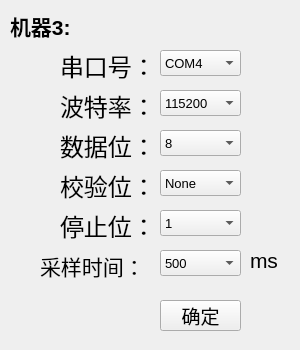
<?xml version="1.0" encoding="UTF-8"?>
<ui version="4.0">
 <class>comSet3</class>
 <widget class="QWidget" name="comSet3">
  <property name="geometry">
   <rect>
    <x>0</x>
    <y>0</y>
    <width>300</width>
    <height>350</height>
   </rect>
  </property>
  <property name="windowTitle">
   <string>Form</string>
  </property>
  <widget class="QLabel" name="label_5">
   <property name="geometry">
    <rect>
     <x>60</x>
     <y>210</y>
     <width>91</width>
     <height>31</height>
    </rect>
   </property>
   <property name="font">
    <font>
     <pointsize>18</pointsize>
    </font>
   </property>
   <property name="text">
    <string>停止位：</string>
   </property>
  </widget>
  <widget class="QLabel" name="label_6">
   <property name="geometry">
    <rect>
     <x>40</x>
     <y>250</y>
     <width>111</width>
     <height>31</height>
    </rect>
   </property>
   <property name="font">
    <font>
     <pointsize>16</pointsize>
    </font>
   </property>
   <property name="text">
    <string>采样时间：</string>
   </property>
  </widget>
  <widget class="QComboBox" name="PortBox5">
   <property name="geometry">
    <rect>
     <x>160</x>
     <y>210</y>
     <width>81</width>
     <height>26</height>
    </rect>
   </property>
   <property name="font">
    <font>
     <pointsize>10</pointsize>
    </font>
   </property>
   <item>
    <property name="text">
     <string>1</string>
    </property>
   </item>
   <item>
    <property name="text">
     <string>0</string>
    </property>
   </item>
  </widget>
  <widget class="QLabel" name="label">
   <property name="geometry">
    <rect>
     <x>60</x>
     <y>50</y>
     <width>91</width>
     <height>31</height>
    </rect>
   </property>
   <property name="font">
    <font>
     <pointsize>18</pointsize>
    </font>
   </property>
   <property name="text">
    <string>串口号：</string>
   </property>
  </widget>
  <widget class="QLabel" name="label1_10">
   <property name="geometry">
    <rect>
     <x>10</x>
     <y>10</y>
     <width>91</width>
     <height>31</height>
    </rect>
   </property>
   <property name="font">
    <font>
     <pointsize>16</pointsize>
     <italic>false</italic>
     <bold>true</bold>
    </font>
   </property>
   <property name="text">
    <string>机器3:</string>
   </property>
  </widget>
  <widget class="QLabel" name="label_7">
   <property name="geometry">
    <rect>
     <x>250</x>
     <y>250</y>
     <width>91</width>
     <height>21</height>
    </rect>
   </property>
   <property name="font">
    <font>
     <pointsize>16</pointsize>
    </font>
   </property>
   <property name="text">
    <string>ms</string>
   </property>
  </widget>
  <widget class="QLabel" name="label_2">
   <property name="geometry">
    <rect>
     <x>60</x>
     <y>90</y>
     <width>91</width>
     <height>31</height>
    </rect>
   </property>
   <property name="font">
    <font>
     <pointsize>18</pointsize>
    </font>
   </property>
   <property name="text">
    <string>波特率：</string>
   </property>
  </widget>
  <widget class="QComboBox" name="PortBox4">
   <property name="geometry">
    <rect>
     <x>160</x>
     <y>170</y>
     <width>81</width>
     <height>26</height>
    </rect>
   </property>
   <property name="font">
    <font>
     <pointsize>10</pointsize>
    </font>
   </property>
   <item>
    <property name="text">
     <string>None</string>
    </property>
   </item>
  </widget>
  <widget class="QPushButton" name="pushButton">
   <property name="geometry">
    <rect>
     <x>160</x>
     <y>300</y>
     <width>81</width>
     <height>31</height>
    </rect>
   </property>
   <property name="font">
    <font>
     <pointsize>14</pointsize>
    </font>
   </property>
   <property name="text">
    <string>确定</string>
   </property>
  </widget>
  <widget class="QComboBox" name="PortBox3">
   <property name="geometry">
    <rect>
     <x>160</x>
     <y>130</y>
     <width>81</width>
     <height>26</height>
    </rect>
   </property>
   <property name="font">
    <font>
     <pointsize>10</pointsize>
    </font>
   </property>
   <item>
    <property name="text">
     <string>8</string>
    </property>
   </item>
  </widget>
  <widget class="QLabel" name="label_4">
   <property name="geometry">
    <rect>
     <x>60</x>
     <y>170</y>
     <width>91</width>
     <height>31</height>
    </rect>
   </property>
   <property name="font">
    <font>
     <pointsize>18</pointsize>
    </font>
   </property>
   <property name="text">
    <string>校验位：</string>
   </property>
  </widget>
  <widget class="QComboBox" name="PortBox6">
   <property name="geometry">
    <rect>
     <x>160</x>
     <y>250</y>
     <width>81</width>
     <height>26</height>
    </rect>
   </property>
   <property name="font">
    <font>
     <pointsize>10</pointsize>
    </font>
   </property>
   <item>
    <property name="text">
     <string>500</string>
    </property>
   </item>
   <item>
    <property name="text">
     <string>100</string>
    </property>
   </item>
   <item>
    <property name="text">
     <string>200</string>
    </property>
   </item>
   <item>
    <property name="text">
     <string>300</string>
    </property>
   </item>
   <item>
    <property name="text">
     <string>400</string>
    </property>
   </item>
   <item>
    <property name="text">
     <string>600</string>
    </property>
   </item>
   <item>
    <property name="text">
     <string>700</string>
    </property>
   </item>
   <item>
    <property name="text">
     <string>800</string>
    </property>
   </item>
   <item>
    <property name="text">
     <string>900</string>
    </property>
   </item>
   <item>
    <property name="text">
     <string>1000</string>
    </property>
   </item>
   <item>
    <property name="text">
     <string>1500</string>
    </property>
   </item>
   <item>
    <property name="text">
     <string>2000</string>
    </property>
   </item>
  </widget>
  <widget class="QLabel" name="label_3">
   <property name="geometry">
    <rect>
     <x>60</x>
     <y>130</y>
     <width>91</width>
     <height>31</height>
    </rect>
   </property>
   <property name="font">
    <font>
     <pointsize>18</pointsize>
    </font>
   </property>
   <property name="text">
    <string>数据位：</string>
   </property>
  </widget>
  <widget class="QComboBox" name="PortBox1">
   <property name="geometry">
    <rect>
     <x>160</x>
     <y>50</y>
     <width>81</width>
     <height>26</height>
    </rect>
   </property>
   <property name="font">
    <font>
     <pointsize>10</pointsize>
    </font>
   </property>
   <item>
    <property name="text">
     <string>COM4</string>
    </property>
   </item>
   <item>
    <property name="text">
     <string>COM2</string>
    </property>
   </item>
   <item>
    <property name="text">
     <string>COM1</string>
    </property>
   </item>
   <item>
    <property name="text">
     <string>COM3</string>
    </property>
   </item>
   <item>
    <property name="text">
     <string>COM5</string>
    </property>
   </item>
   <item>
    <property name="text">
     <string>COM6</string>
    </property>
   </item>
  </widget>
  <widget class="QComboBox" name="PortBox2">
   <property name="geometry">
    <rect>
     <x>160</x>
     <y>90</y>
     <width>81</width>
     <height>26</height>
    </rect>
   </property>
   <property name="font">
    <font>
     <pointsize>10</pointsize>
    </font>
   </property>
   <item>
    <property name="text">
     <string>115200</string>
    </property>
   </item>
   <item>
    <property name="text">
     <string>9600</string>
    </property>
   </item>
   <item>
    <property name="text">
     <string>19600</string>
    </property>
   </item>
  </widget>
 </widget>
 <resources/>
 <connections/>
</ui>
